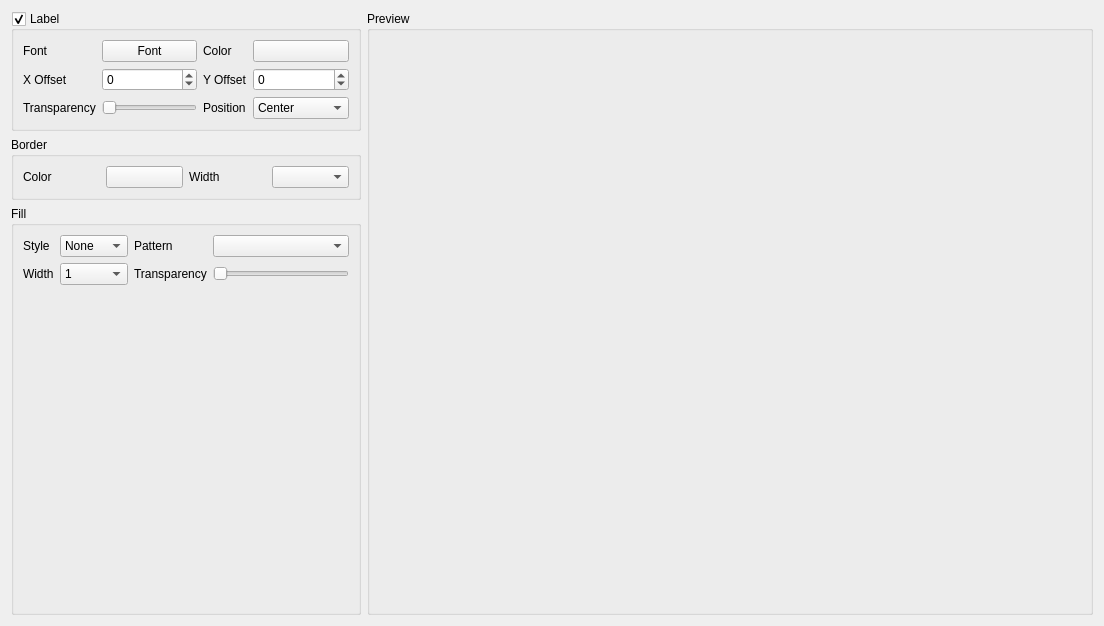
<?xml version="1.0" encoding="UTF-8"?>
<ui version="4.0">
 <class>ColumnSettings</class>
 <widget class="QWidget" name="ColumnSettings">
  <property name="geometry">
   <rect>
    <x>0</x>
    <y>0</y>
    <width>1104</width>
    <height>626</height>
   </rect>
  </property>
  <property name="windowTitle">
   <string>Form</string>
  </property>
  <layout class="QGridLayout" name="gridLayout_2">
   <item row="0" column="0">
    <layout class="QGridLayout" name="gridLayout">
     <item row="6" column="0">
      <widget class="QGroupBox" name="groupBox_4">
       <property name="maximumSize">
        <size>
         <width>350</width>
         <height>16777215</height>
        </size>
       </property>
       <property name="title">
        <string>Fill</string>
       </property>
       <layout class="QGridLayout" name="gridLayout_6">
        <item row="0" column="1">
         <layout class="QGridLayout" name="gridLayout_5">
          <item row="0" column="0">
           <widget class="QLabel" name="label_8">
            <property name="text">
             <string>Style</string>
            </property>
           </widget>
          </item>
          <item row="0" column="1">
           <widget class="QComboBox" name="fillBarChartStyleCombo">
            <item>
             <property name="text">
              <string>None</string>
             </property>
            </item>
            <item>
             <property name="text">
              <string>Plain</string>
             </property>
            </item>
            <item>
             <property name="text">
              <string>Raised</string>
             </property>
            </item>
           </widget>
          </item>
          <item row="0" column="3">
           <widget class="QLabel" name="label">
            <property name="text">
             <string>Pattern</string>
            </property>
           </widget>
          </item>
          <item row="0" column="4">
           <widget class="QComboBox" name="fillPatternCombo"/>
          </item>
          <item row="1" column="0">
           <widget class="QLabel" name="label_2">
            <property name="text">
             <string>Width</string>
            </property>
           </widget>
          </item>
          <item row="1" column="1">
           <widget class="QComboBox" name="fillLineWidthCombo">
            <item>
             <property name="text">
              <string>1</string>
             </property>
            </item>
            <item>
             <property name="text">
              <string>2</string>
             </property>
            </item>
            <item>
             <property name="text">
              <string>3</string>
             </property>
            </item>
            <item>
             <property name="text">
              <string>4</string>
             </property>
            </item>
            <item>
             <property name="text">
              <string>5</string>
             </property>
            </item>
           </widget>
          </item>
          <item row="1" column="3">
           <widget class="QLabel" name="label_4">
            <property name="text">
             <string>Transparency</string>
            </property>
           </widget>
          </item>
          <item row="1" column="4">
           <widget class="QSlider" name="fillOpacitySlider">
            <property name="orientation">
             <enum>Qt::Horizontal</enum>
            </property>
           </widget>
          </item>
         </layout>
        </item>
        <item row="1" column="1">
         <spacer name="verticalSpacer">
          <property name="orientation">
           <enum>Qt::Vertical</enum>
          </property>
          <property name="sizeHint" stdset="0">
           <size>
            <width>20</width>
            <height>40</height>
           </size>
          </property>
         </spacer>
        </item>
       </layout>
      </widget>
     </item>
     <item row="5" column="0">
      <widget class="QGroupBox" name="groupBox_2">
       <property name="maximumSize">
        <size>
         <width>350</width>
         <height>16777215</height>
        </size>
       </property>
       <property name="title">
        <string>Border</string>
       </property>
       <layout class="QGridLayout" name="gridLayout_9">
        <item row="0" column="0">
         <layout class="QGridLayout" name="gridLayout_8">
          <item row="0" column="0">
           <widget class="QLabel" name="label_3">
            <property name="text">
             <string>Color</string>
            </property>
           </widget>
          </item>
          <item row="0" column="1">
           <widget class="GuiUtils::ColorPushButton" name="borderColorButton">
            <property name="text">
             <string/>
            </property>
           </widget>
          </item>
          <item row="0" column="2">
           <widget class="QLabel" name="label_5">
            <property name="text">
             <string>Width</string>
            </property>
           </widget>
          </item>
          <item row="0" column="3">
           <widget class="QComboBox" name="borderWidthCombo"/>
          </item>
         </layout>
        </item>
       </layout>
      </widget>
     </item>
     <item row="4" column="0">
      <widget class="QGroupBox" name="labelGroupBox">
       <property name="minimumSize">
        <size>
         <width>300</width>
         <height>0</height>
        </size>
       </property>
       <property name="maximumSize">
        <size>
         <width>350</width>
         <height>16777215</height>
        </size>
       </property>
       <property name="title">
        <string>Label</string>
       </property>
       <property name="checkable">
        <bool>true</bool>
       </property>
       <layout class="QGridLayout" name="gridLayout_12">
        <item row="0" column="0">
         <layout class="QGridLayout" name="gridLayout_11">
          <item row="3" column="6">
           <widget class="QSpinBox" name="labelOffsetYSpinBox">
            <property name="minimum">
             <number>-99</number>
            </property>
           </widget>
          </item>
          <item row="4" column="4">
           <widget class="QSlider" name="labelOapcitySlider">
            <property name="orientation">
             <enum>Qt::Horizontal</enum>
            </property>
           </widget>
          </item>
          <item row="3" column="4">
           <widget class="QSpinBox" name="labelOffsetXSpinBox">
            <property name="minimum">
             <number>-99</number>
            </property>
           </widget>
          </item>
          <item row="2" column="6">
           <widget class="GuiUtils::ColorPushButton" name="labelColorButton">
            <property name="text">
             <string/>
            </property>
           </widget>
          </item>
          <item row="3" column="1">
           <widget class="QLabel" name="label_15">
            <property name="text">
             <string>X Offset</string>
            </property>
           </widget>
          </item>
          <item row="3" column="5">
           <widget class="QLabel" name="label_17">
            <property name="text">
             <string>Y Offset</string>
            </property>
           </widget>
          </item>
          <item row="2" column="5">
           <widget class="QLabel" name="label_14">
            <property name="text">
             <string>Color</string>
            </property>
           </widget>
          </item>
          <item row="2" column="4">
           <widget class="GuiUtils::FontPushButton" name="labelFontButton">
            <property name="text">
             <string>Font</string>
            </property>
           </widget>
          </item>
          <item row="2" column="1">
           <widget class="QLabel" name="label_6">
            <property name="text">
             <string>Font</string>
            </property>
           </widget>
          </item>
          <item row="4" column="6">
           <widget class="QComboBox" name="labelPositionCombo">
            <item>
             <property name="text">
              <string>Center</string>
             </property>
            </item>
            <item>
             <property name="text">
              <string>Inside End</string>
             </property>
            </item>
            <item>
             <property name="text">
              <string>Inside Base</string>
             </property>
            </item>
            <item>
             <property name="text">
              <string>Outside End</string>
             </property>
            </item>
           </widget>
          </item>
          <item row="4" column="5">
           <widget class="QLabel" name="label_18">
            <property name="text">
             <string>Position</string>
            </property>
           </widget>
          </item>
          <item row="4" column="1">
           <widget class="QLabel" name="label_19">
            <property name="text">
             <string>Transparency</string>
            </property>
           </widget>
          </item>
         </layout>
        </item>
       </layout>
      </widget>
     </item>
     <item row="4" column="2" rowspan="3">
      <widget class="QGroupBox" name="groupBox_6">
       <property name="title">
        <string>Preview</string>
       </property>
       <layout class="QGridLayout" name="gridLayout_13">
        <item row="1" column="0">
         <layout class="QVBoxLayout" name="demoLayout"/>
        </item>
       </layout>
      </widget>
     </item>
    </layout>
   </item>
  </layout>
 </widget>
 <customwidgets>
  <customwidget>
   <class>GuiUtils::ColorPushButton</class>
   <extends>QPushButton</extends>
   <header>comguiutils/colorpushbutton.h</header>
  </customwidget>
  <customwidget>
   <class>GuiUtils::FontPushButton</class>
   <extends>QPushButton</extends>
   <header>comguiutils/fontpushbutton.h</header>
  </customwidget>
 </customwidgets>
 <resources/>
 <connections/>
</ui>
